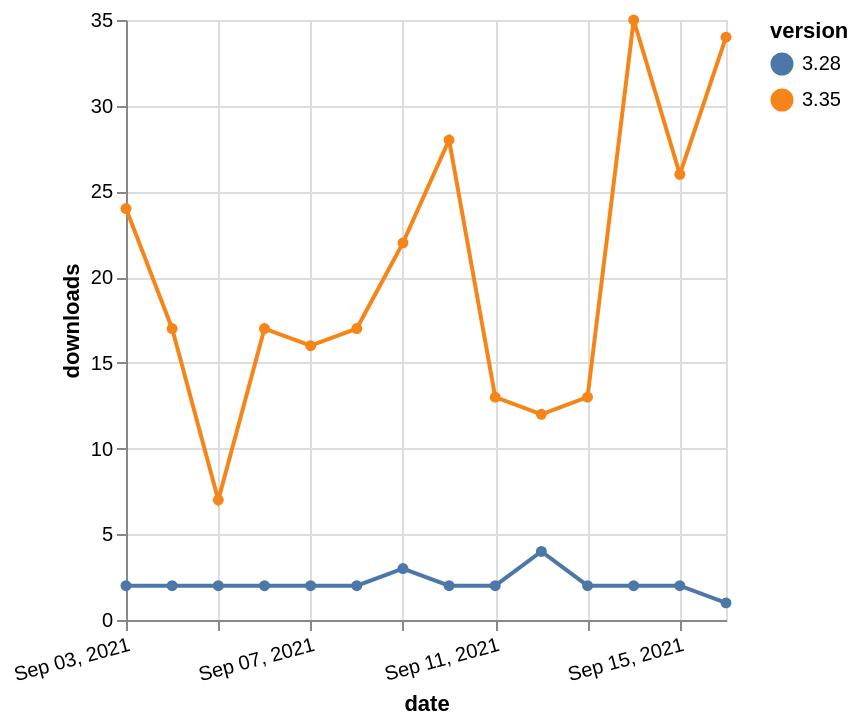

This figure's Vega-Lite source:
### Vega-Lite specification from a JSON file in a GitHub repository (floating-point values rounded to 4 significant figures)
{"$schema": "https://vega.github.io/schema/vega-lite/v5.json", "description": "A simple bar chart with embedded data.", "data": {"values": [{"date": "2021-09-03", "total": 2704, "delta": 2, "version": "3.28"}, {"date": "2021-09-04", "total": 2706, "delta": 2, "version": "3.28"}, {"date": "2021-09-05", "total": 2708, "delta": 2, "version": "3.28"}, {"date": "2021-09-06", "total": 2710, "delta": 2, "version": "3.28"}, {"date": "2021-09-07", "total": 2712, "delta": 2, "version": "3.28"}, {"date": "2021-09-08", "total": 2714, "delta": 2, "version": "3.28"}, {"date": "2021-09-09", "total": 2717, "delta": 3, "version": "3.28"}, {"date": "2021-09-10", "total": 2719, "delta": 2, "version": "3.28"}, {"date": "2021-09-11", "total": 2721, "delta": 2, "version": "3.28"}, {"date": "2021-09-12", "total": 2725, "delta": 4, "version": "3.28"}, {"date": "2021-09-13", "total": 2727, "delta": 2, "version": "3.28"}, {"date": "2021-09-14", "total": 2729, "delta": 2, "version": "3.28"}, {"date": "2021-09-15", "total": 2731, "delta": 2, "version": "3.28"}, {"date": "2021-09-16", "total": 2732, "delta": 1, "version": "3.28"}, {"date": "2021-09-03", "total": 32666, "delta": 24, "version": "3.35"}, {"date": "2021-09-04", "total": 32683, "delta": 17, "version": "3.35"}, {"date": "2021-09-05", "total": 32690, "delta": 7, "version": "3.35"}, {"date": "2021-09-06", "total": 32707, "delta": 17, "version": "3.35"}, {"date": "2021-09-07", "total": 32723, "delta": 16, "version": "3.35"}, {"date": "2021-09-08", "total": 32740, "delta": 17, "version": "3.35"}, {"date": "2021-09-09", "total": 32762, "delta": 22, "version": "3.35"}, {"date": "2021-09-10", "total": 32790, "delta": 28, "version": "3.35"}, {"date": "2021-09-11", "total": 32803, "delta": 13, "version": "3.35"}, {"date": "2021-09-12", "total": 32815, "delta": 12, "version": "3.35"}, {"date": "2021-09-13", "total": 32828, "delta": 13, "version": "3.35"}, {"date": "2021-09-14", "total": 32863, "delta": 35, "version": "3.35"}, {"date": "2021-09-15", "total": 32889, "delta": 26, "version": "3.35"}, {"date": "2021-09-16", "total": 32923, "delta": 34, "version": "3.35"}]}, "width": "container", "mark": {"type": "line", "point": {"filled": true}}, "encoding": {"x": {"field": "date", "type": "temporal", "timeUnit": "yearmonthdate", "title": "date", "axis": {"labelAngle": -15}}, "y": {"field": "delta", "type": "quantitative", "title": "downloads"}, "color": {"field": "version", "type": "nominal"}, "tooltip": {"field": "delta"}}}
